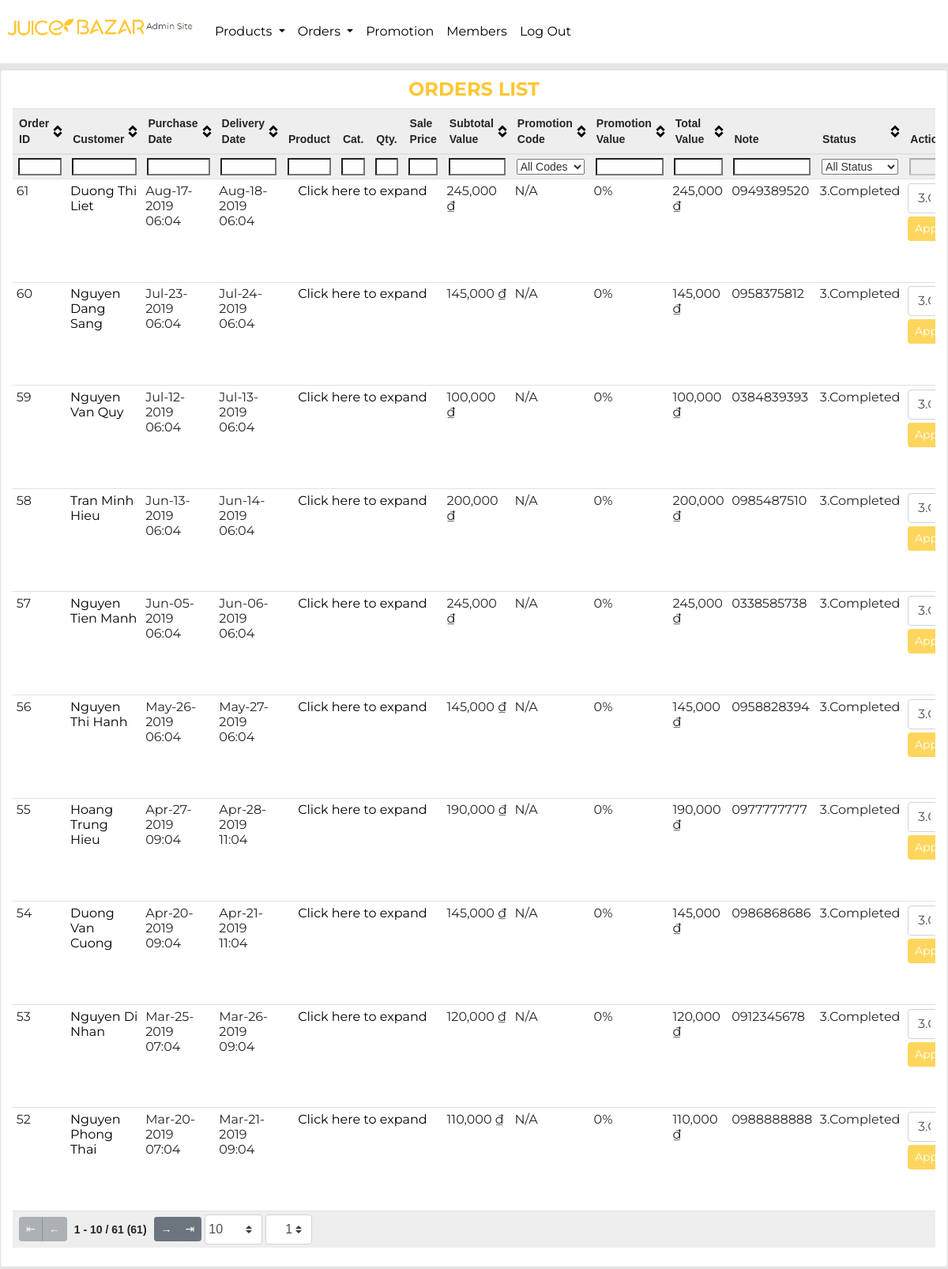
Page /admin/public/admin-orders.php (signed in) on the committed database.
### tables this page shows
CREATE TABLE `orders` (
  `OrderId` int(11) NOT NULL,
  `MemberId` int(11) NOT NULL,
  `PurchaseDate` datetime NOT NULL DEFAULT current_timestamp(),
  `DeliveryDate` datetime DEFAULT NULL,
  `PromoId` tinyint(4) DEFAULT NULL,
  `Status` tinyint(1) NOT NULL DEFAULT 0,
  `Note` text NOT NULL
);

### admin/public/admin-orders.php (called while the page is built, shortened)
<?php
if (!empty($_SESSION['admin'])) {
    include_once __DIR__ . '/../include/DatabaseConnection.php';
    include_once __DIR__ . '/../include/DatabaseFunctions.php';
    try {
        $orders = getOrders($pdo);
        include __DIR__ . '/../templates/admin-orders.html.php';
        $output = ob_get_clean();
    } catch (PDOException $e) {
        $title = 'An error has occurred';
        $output = 'Database error: ' . $e->getMessage() . ' in ' .
            $e->getFile() . ':' . $e->getLine();
    }
} else {
    header('location: index.php');
}
include __DIR__ . '/../templates/layout.html.php';

### admin/include/DatabaseFunctions.php (called while the page is built, shortened)
<?php
function query($pdo, $sql, $parameters = [])
{
    $query = $pdo->prepare($sql);
    $query->execute($parameters);
    return $query;
}
function getOrders($pdo, $id = '')
{
    if ($id == '') {
        $sql = 'SELECT * FROM `orders` ORDER BY `OrderId` DESC';
        $query = query($pdo, $sql);
        $results = $query->fetchAll();
    } else {
        $sql = 'SELECT * FROM `orders` WHERE `OrderId` = :OrderId';
        $parameters = [':OrderId' => $id];
        $query = query($pdo, $sql, $parameters);
        $results = $query->fetchAll();
    }
    $orders = [];
    foreach ($results as $result) {
        $promo = empty($result['PromoId']) ? ['PromoName' => '', 'PromoValue' => 0] : getOrderInfo($pdo, 'promotion', 'PromoId', $result['PromoId']);
        $member = getOrderInfo($pdo, 'member', 'MemberId', $result['MemberId']);
        $items = getOrderDetail($pdo, $result['OrderId']);
        $subTotalValue = 0;
        foreach ($items as $item) {
            $subTotalValue += ($item['SalePrice'] * $item['Quantity']);
        }
        $orders[] = [
            'OrderId' => $result['OrderId'],
            'MemberId' => $result['MemberId'],
            'MemberName' => $member['Name'],
            'PurchaseDate' => $result['PurchaseDate'],
            'DeliveryDate' => $result['DeliveryDate'] ?? "",
            'Items' => getOrderDetail($pdo, $result['OrderId']),
            'List' => getListProducts($pdo),
            'PromoId' => $result['PromoId'],
            'PromoName' => $promo['PromoName'],
            'PromoValue' => $promo['PromoValue'],
            'subTotalValue' => $subTotalValue,
            'Status' => $result['Status'],
            'Note' => $result['Note']
        ];
    }
    return $orders;
}
function getOrderDetail($pdo, $OrderId)
{
    $sql = 'SELECT pd.`ProductDetailId`, p.`ProductId`, p.`Name`, od.`SalePrice`, od.`Quantity`, pd.`CapacityId`, p.`TypeId`, t.`Type` FROM `orderdetail` od JOIN `productdetail` pd ON od.`ProductDetailId` = pd.`ProductDetailId` JOIN  `product` p ON pd.`ProductId` = p.`ProductId` JOIN `Type` t ON t.`TypeId` = p.`TypeId` WHERE `OrderID` = :OrderId';
    $parameters = [':OrderId' => $OrderId];
    $results = query($pdo, $sql, $parameters)->fetchAll();
    return $results;
}
function getOrderInfo($pdo, $table, $primaryKey, $keyValue)
{
    $sql = 'SELECT * FROM `' . $table . '` WHERE `' . $primaryKey . '` = :keyValue';
    $parameters = [':keyValue' => $keyValue];
    $results = query($pdo, $sql, $parameters)->fetch();
    return $results;
}
function getListProducts($pdo)
{
    $sql = 'SELECT pd.`ProductDetailId`, pd.`Price`, p.`Name`, pd.`CapacityId` FROM `productdetail` pd JOIN `product` p ON pd.`ProductId`= p.`ProductId` WHERE p.`Status`= 1 ORDER BY p.`Name`';
    return query($pdo, $sql)->fetchAll();
}

### admin/templates/admin-orders.html.php (the view, shortened to what this page needs)
<div class="page-section card col-12 py-2">
    <div class="section-title pb-2">Orders List</div>
    <div class="table-wrapper">
        <table class="table table-hover table-sm tablesorter" id='orderTable'>
            <thead>
                <tr>
                    <th scope="col" style="width: 80px" class="filter-exact">Order ID</th>
                    <th scope="col" style="width: 10%">Customer</th>
                    <th scope="col" style="width: 10%">Purchase Date</th>
                    <th scope="col" style="width: 10%">Delivery Date</th>
                    <th scope="col" style="width:5%" class="sorter-false">Product</th>
                    <th scope="col" style="" class="sorter-false">Cat.</th>
                    <th scope="col" style="width:5%" class="sorter-false filter-exact">Qty.</th>
                    <th scope="col" style="width: 8%" class="sorter-false">Sale Price</th>
                    <th scope="col" style="width: 8%">Subtotal Value</th>
                    <th scope="col" style="" class="filter-select filter-exact" data-placeholder="All Codes">Promotion Code</th>
                    <th scope="col" style="">Promotion Value</th>
                    <th scope="col" style="width: 5%">Total Value</th>
                    <th scope="col" style="" class="sorter-false">Note</th>
                    <th scope="col" style="" class="filter-select filter-exact" data-placeholder="All Status">Status</th>
                    <th scope="col" class="sorter-false filter-false">Action</th>
                </tr>
            </thead>
            <tbody>
                <?php foreach ($orders as $order) : ?>
                    <tr>
                        <td><?= $order['OrderId'] ?></td>
                        <td>
                            <a class="admin-link" href="member-edit.php?id=<?= $order['MemberId'] ?>">
                                <?= $order['MemberName'] ?>
                            </a>
                        </td>
                        <td><?= date_format(date_create($order['PurchaseDate']), 'M-d-Y H:i') ?></td>
                        <td><?php if (($order['Status'] == 4)) {
                                    echo '<i>N/A. Order is cancelled.</i>';
                                } else if ($order['DeliveryDate'] == '') {
                                    echo '<i>Will update when order is completed.</i>';
                                } else {
                                    echo date_format(date_create($order['DeliveryDate']), 'M-d-Y H:i');
                                } ?></td>
                        <td colspan=4 class="text-center">
                            <a href="#" class="toggle admin-link d-block" style="height: 120px">
                                Click here to expand
                            </a>
                        </td>
                        <td><?= number_format($order['subTotalValue']) ?> ₫</td>
                        <td><?= empty($order['PromoName']) ?  'N/A' : $order['PromoName'] ?></td>
                        <td><?= $order['PromoValue'] * 100 ?>%</td>
                        <td><?= number_format($order['subTotalValue'] * (1 - $order['PromoValue'])) ?> ₫</td>
                        <td><?= $order['Note'] ?></td>
                        <td>
                            <?php switch ($order['Status']) {
                                    case 0:
                                        echo '0.Not processed';
                                        break;
                                    case 1:
                                        echo '1.Processing';
                                        break;
                                    case 2:
                                        echo '2.Shipping';
                                        break;
                                    case 3:
                                        echo '3.Completed';
                                        break;
                                    case 4:
                                        echo '4.Cancelled';
                                        break;
                                } ?>
                        </td>
                        <td>
                            <form method="POST" action="../include/snippets/orderStatusSwitch.php">
                                <select class="custom-select mb-1" name="newStatus" id='statusSelector'>
                                    <option value="3" <?= $order['Status'] >= 3 ? 'disabled' : '' ?> <?= $order['Status'] == 3 ? 'selected' : '' ?>>3.Completed</option>
                                </select>
                                <button type="submit" class="btn btn-warning btn-sm text-white mb-1" name="OrderStatusBtn" id="OrderStatusBtn" <?= $order['Status'] >= 3 ? 'disabled' : '' ?>>Apply</button>
                            </form>
                        </td>
                    </tr>
                <?php endforeach; ?>
            </tbody>
            <tfoot>
                <tr>
                    <th colspan="15" class="ts-pager">
                        <div class="form-inline">
                            <div class="btn-group btn-group-sm mx-1" role="group">
                                <button type="button" class="btn btn-secondary first" title="first">⇤</button>
                                <button type="button" class="btn btn-secondary prev" title="previous">←</button>
                            </div>
                            <span class="pagedisplay"></span>
                            <div class="btn-group btn-group-sm mx-1" role="group">
                                <button type="button" class="btn btn-secondary next" title="next">→</button>
                                <button type="button" class="btn btn-secondary last" title="last">⇥</button>
                            </div>
                            <select class="form-control-sm custom-select px-1 pagesize" title="Select page size">
                                <option selected="selected" value="10">10</option>
                            </select>
                            <select class="form-control-sm custom-select px-4 mx-1 pagenum" title="Select page number"></select>
                        </div>
                    </th>
                </tr>
            </tfoot>
        </table>
    </div>
</div>

### admin/templates/layout.html.php (shortened to what this page needs)
<!DOCTYPE html>
<html lang="en">
<head>
    <link rel="stylesheet" href="../../assets/css/bootstrap.min.css" />
    <link href="../../assets/css/all.min.css" rel="stylesheet" />
    <link href="../../assets/css/jquery.tablesorter.pager.min.css" rel="stylesheet" />
    <link href="../../assets/css/theme.bootstrap_4.min.css" rel="stylesheet" />
    <link href="../../assets/css/summernote.css" rel="stylesheet" />
    <link href="../../assets/css/style.css" rel="stylesheet" />
</head>
<body>
    <div class="container-fluid">
        <div class="row pl-2 bg-white">
            <div class="col-12">
                <div class="row">
                    <a class="text-center py-4" href="index.php">
                        <img src='../../assets/image/admin_banner.png' alt="Banner" style="width: 20vw">
                    </a>
                    <nav class="navbar navbar-expand">
                        <div class="" id="navbarNavDropdown">
                            <ul class="navbar-nav">
                                <li class="nav-item dropdown">
                                    <a class="nav-link admin-link dropdown-toggle" href="#" id="navbarDropdownMenuLink" role="button" data-toggle="dropdown" aria-haspopup="true" aria-expanded="false">
                                        Products
                                    </a>
                                </li>
                                <li class="nav-item dropdown">
                                    <a class="admin-link nav-link dropdown-toggle" href="#" id="navbarDropdownMenuLink" role="button" data-toggle="dropdown" aria-haspopup="true" aria-expanded="false">
                                        Orders
                                    </a>
                                </li>
                                <li class="nav-item">
                                    <a href="admin-promotion.php" class="nav-link ">Promotion</a>
                                </li>
                                <li class="nav-item">
                                    <a href="admin-members.php" class="nav-link ">Members</a>
                                </li>
                                <li class="nav-item">
                                    <a href="admin-logout.php" class="nav-link ">Log Out</a>
                                </li>
                            </ul>
                        </div>
                    </nav>
                </div>
            </div>
        </div>
        <div class="row my-2 justify-content-center">
            <?= $output ?>
        </div>
    </div>
</body>
</html>

### assets/css/style.css (style rules this page uses)
body { font-family: "Montserrat", sans-serif; background-color: #e5e5e5; }
a { color: #ffc634 !important; text-decoration: none; }
.navbar { height: 80px !important; font-size: 1rem; background-color: white; }
.nav-item { text-align: center; }
.nav-link { color: black !important; }
.section-title { font-weight: bold; font-size: 1.5rem; line-height: 2rem; text-align: center; text-transform: uppercase; color: #ffc634; padding-bottom: 3rem; }
.table-wrapper { height: calc(100vh - 160px) !important; overflow: auto; font-size: 12px !important; }
.admin-link { color: black !important; }

### rows in the picture
orders: OrderId "61", MemberName "Duong Thi Liet", PurchaseDate "Aug-17-2019 06:04", DeliveryDate "Aug-18-2019 06:04", subTotalValue "245,000", PromoValue "0", PromoValue "245,000", Note "0949389520", shows "3.Completed", newStatus "3.Completed"
orders: OrderId "60", MemberName "Nguyen Dang Sang", PurchaseDate "Jul-23-2019 06:04", DeliveryDate "Jul-24-2019 06:04", subTotalValue "145,000", PromoValue "0", PromoValue "145,000", Note "0958375812", shows "3.Completed", newStatus "3.Completed"
orders: OrderId "59", MemberName "Nguyen Van Quy", PurchaseDate "Jul-12-2019 06:04", DeliveryDate "Jul-13-2019 06:04", subTotalValue "100,000", PromoValue "0", PromoValue "100,000", Note "0384839393", shows "3.Completed", newStatus "3.Completed"
orders: OrderId "58", MemberName "Tran Minh Hieu", PurchaseDate "Jun-13-2019 06:04", DeliveryDate "Jun-14-2019 06:04", subTotalValue "200,000", PromoValue "0", PromoValue "200,000", Note "0985487510", shows "3.Completed", newStatus "3.Completed"
orders: OrderId "57", MemberName "Nguyen Tien Manh", PurchaseDate "Jun-05-2019 06:04", DeliveryDate "Jun-06-2019 06:04", subTotalValue "245,000", PromoValue "0", PromoValue "245,000", Note "0338585738", shows "3.Completed", newStatus "3.Completed"
orders: OrderId "56", MemberName "Nguyen Thi Hanh", PurchaseDate "May-26-2019 06:04", DeliveryDate "May-27-2019 06:04", subTotalValue "145,000", PromoValue "0", PromoValue "145,000", Note "0958828394", shows "3.Completed", newStatus "3.Completed"
orders: OrderId "55", MemberName "Hoang Trung Hieu", PurchaseDate "Apr-27-2019 09:04", DeliveryDate "Apr-28-2019 11:04", subTotalValue "190,000", PromoValue "0", PromoValue "190,000", Note "0977777777", shows "3.Completed", newStatus "3.Completed"
orders: OrderId "54", MemberName "Duong Van Cuong", PurchaseDate "Apr-20-2019 09:04", DeliveryDate "Apr-21-2019 11:04", subTotalValue "145,000", PromoValue "0", PromoValue "145,000", Note "0986868686", shows "3.Completed", newStatus "3.Completed"
orders: OrderId "53", MemberName "Nguyen Di Nhan", PurchaseDate "Mar-25-2019 07:04", DeliveryDate "Mar-26-2019 09:04", subTotalValue "120,000", PromoValue "0", PromoValue "120,000", Note "0912345678", shows "3.Completed", newStatus "3.Completed"
orders: OrderId "52", MemberName "Nguyen Phong Thai", PurchaseDate "Mar-20-2019 07:04", DeliveryDate "Mar-21-2019 09:04", subTotalValue "110,000", PromoValue "0", PromoValue "110,000", Note "0988888888", shows "3.Completed", newStatus "3.Completed"
